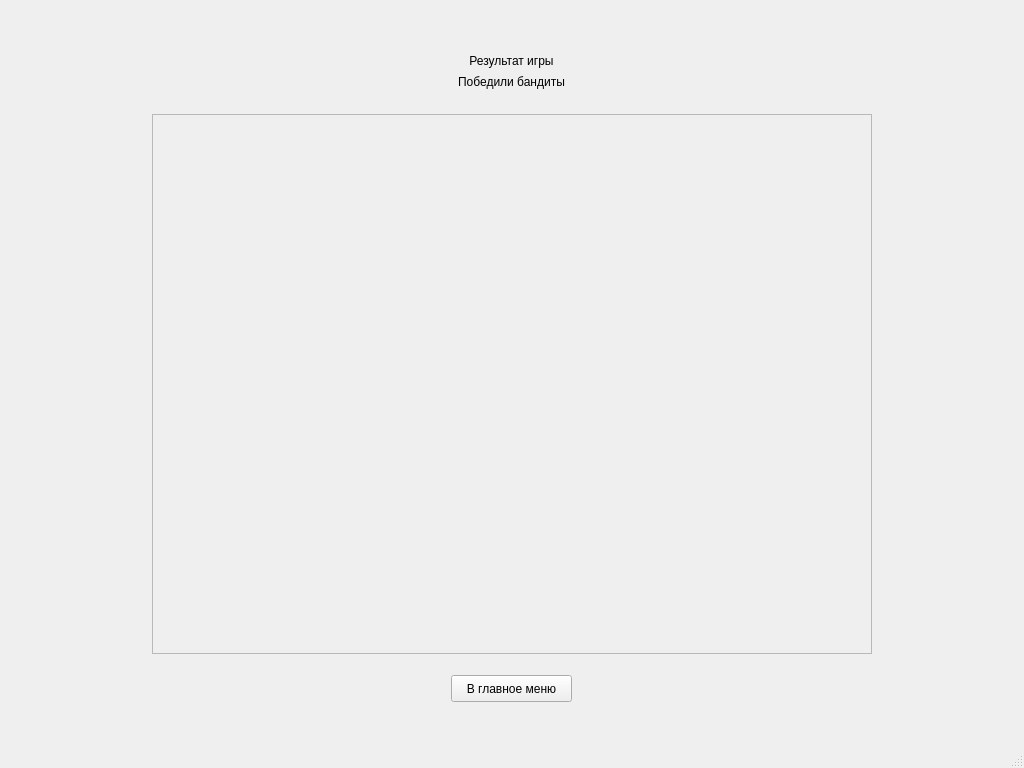
<?xml version="1.0" encoding="UTF-8"?>
<ui version="4.0">
 <class>GameResultWindow</class>
 <widget class="QMainWindow" name="GameResultWindow">
  <property name="geometry">
   <rect>
    <x>0</x>
    <y>0</y>
    <width>1024</width>
    <height>768</height>
   </rect>
  </property>
  <property name="windowTitle">
   <string>Результат игры</string>
  </property>
  <widget class="QWidget" name="centralwidget">
   <widget class="QFrame" name="frame">
    <property name="geometry">
     <rect>
      <x>152</x>
      <y>114</y>
      <width>720</width>
      <height>540</height>
     </rect>
    </property>
    <property name="frameShape">
     <enum>QFrame::StyledPanel</enum>
    </property>
    <property name="frameShadow">
     <enum>QFrame::Plain</enum>
    </property>
    <property name="lineWidth">
     <number>5</number>
    </property>
    <property name="midLineWidth">
     <number>5</number>
    </property>
   </widget>
   <widget class="QLabel" name="labelGameResultInfo">
    <property name="geometry">
     <rect>
      <x>465</x>
      <y>50</y>
      <width>93</width>
      <height>21</height>
     </rect>
    </property>
    <property name="text">
     <string>Результат игры</string>
    </property>
    <property name="alignment">
     <set>Qt::AlignCenter</set>
    </property>
   </widget>
   <widget class="QLabel" name="labelGameResult">
    <property name="geometry">
     <rect>
      <x>453</x>
      <y>71</y>
      <width>117</width>
      <height>21</height>
     </rect>
    </property>
    <property name="text">
     <string>Победили бандиты</string>
    </property>
    <property name="alignment">
     <set>Qt::AlignCenter</set>
    </property>
   </widget>
   <widget class="QPushButton" name="buttonMainMenu">
    <property name="geometry">
     <rect>
      <x>451</x>
      <y>675</y>
      <width>121</width>
      <height>27</height>
     </rect>
    </property>
    <property name="text">
     <string>В главное меню</string>
    </property>
   </widget>
  </widget>
  <widget class="QMenuBar" name="menubar">
   <property name="geometry">
    <rect>
     <x>0</x>
     <y>0</y>
     <width>1024</width>
     <height>21</height>
    </rect>
   </property>
  </widget>
  <widget class="QStatusBar" name="statusbar"/>
 </widget>
 <resources/>
 <connections/>
</ui>
